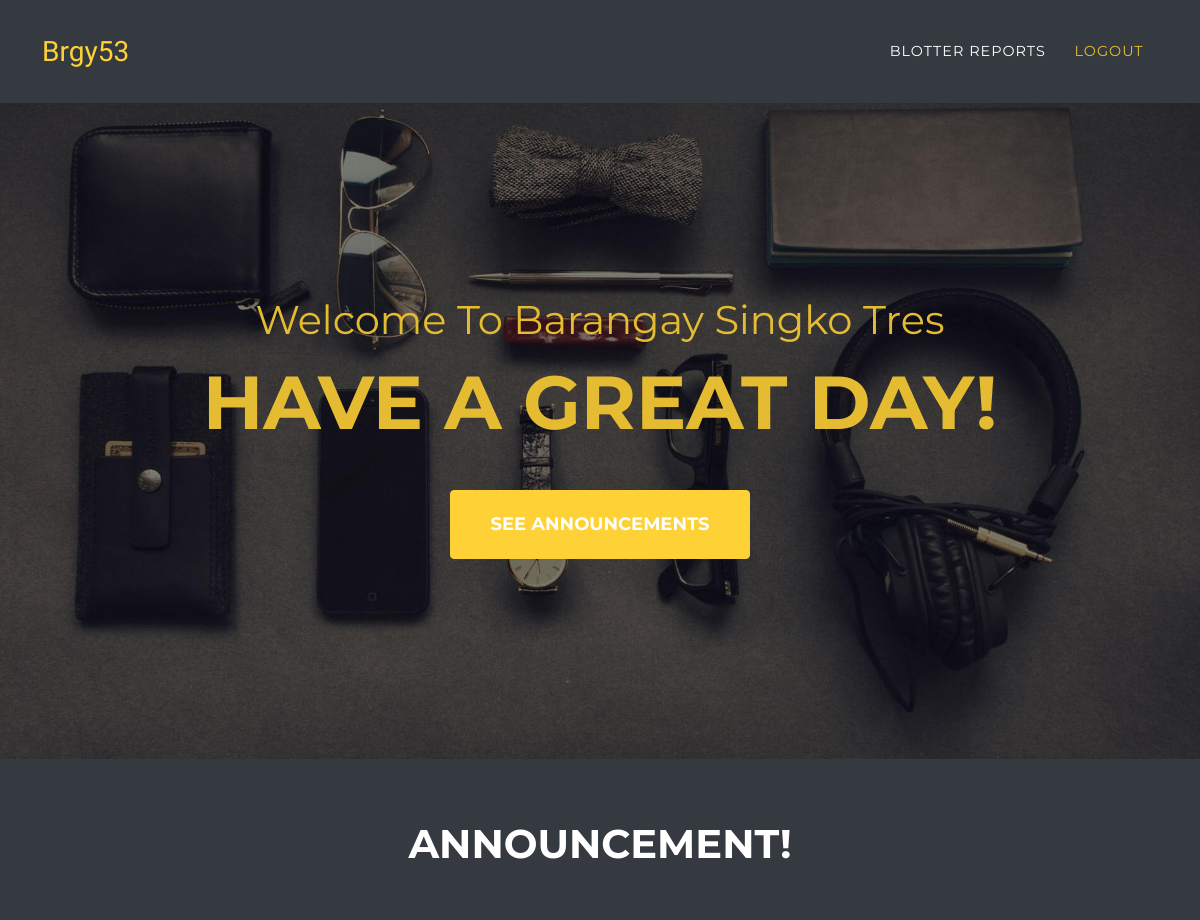
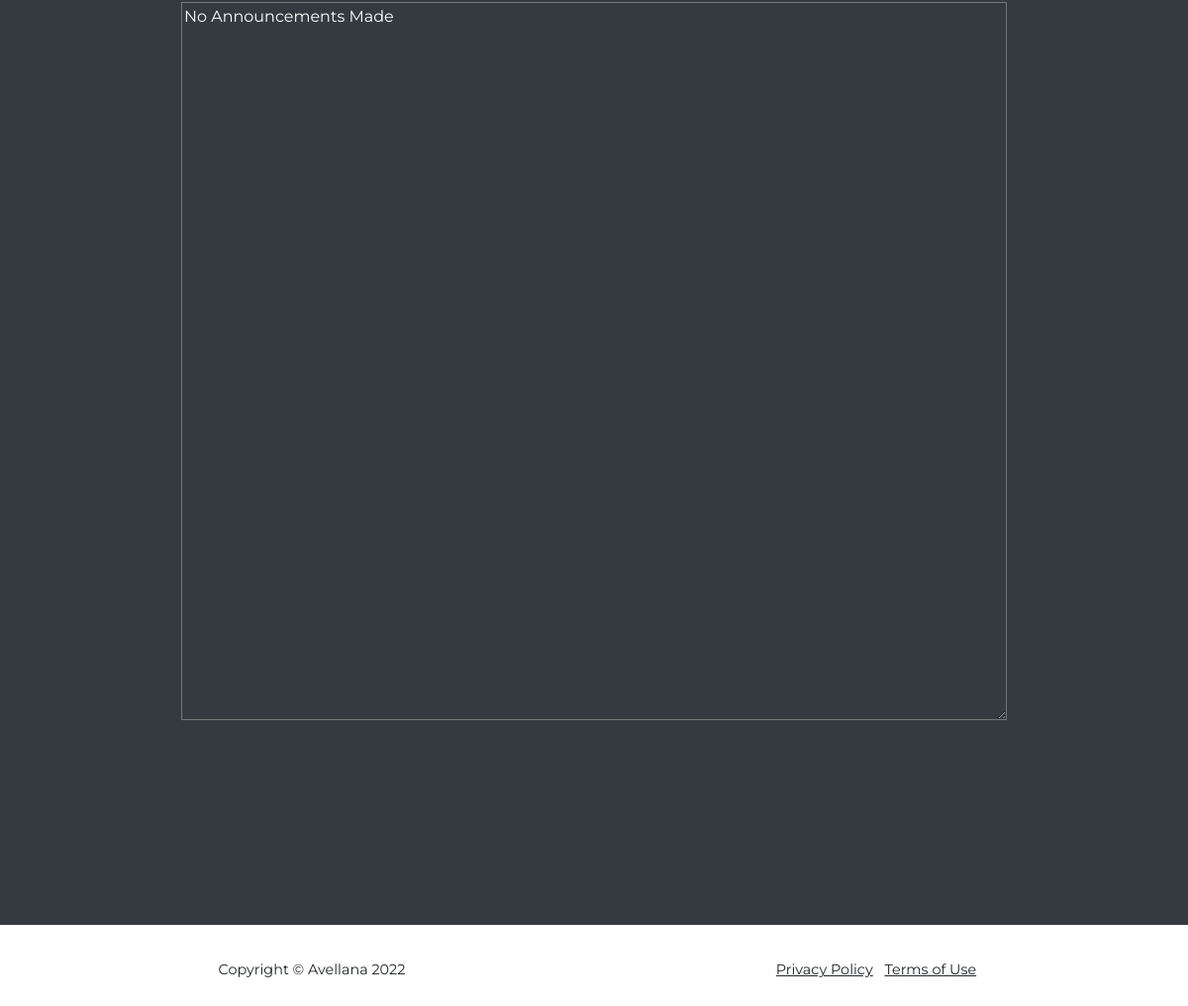
Before: /layouts/tanod.php (signed in) with the older database file (2 pictures, top to bottom).
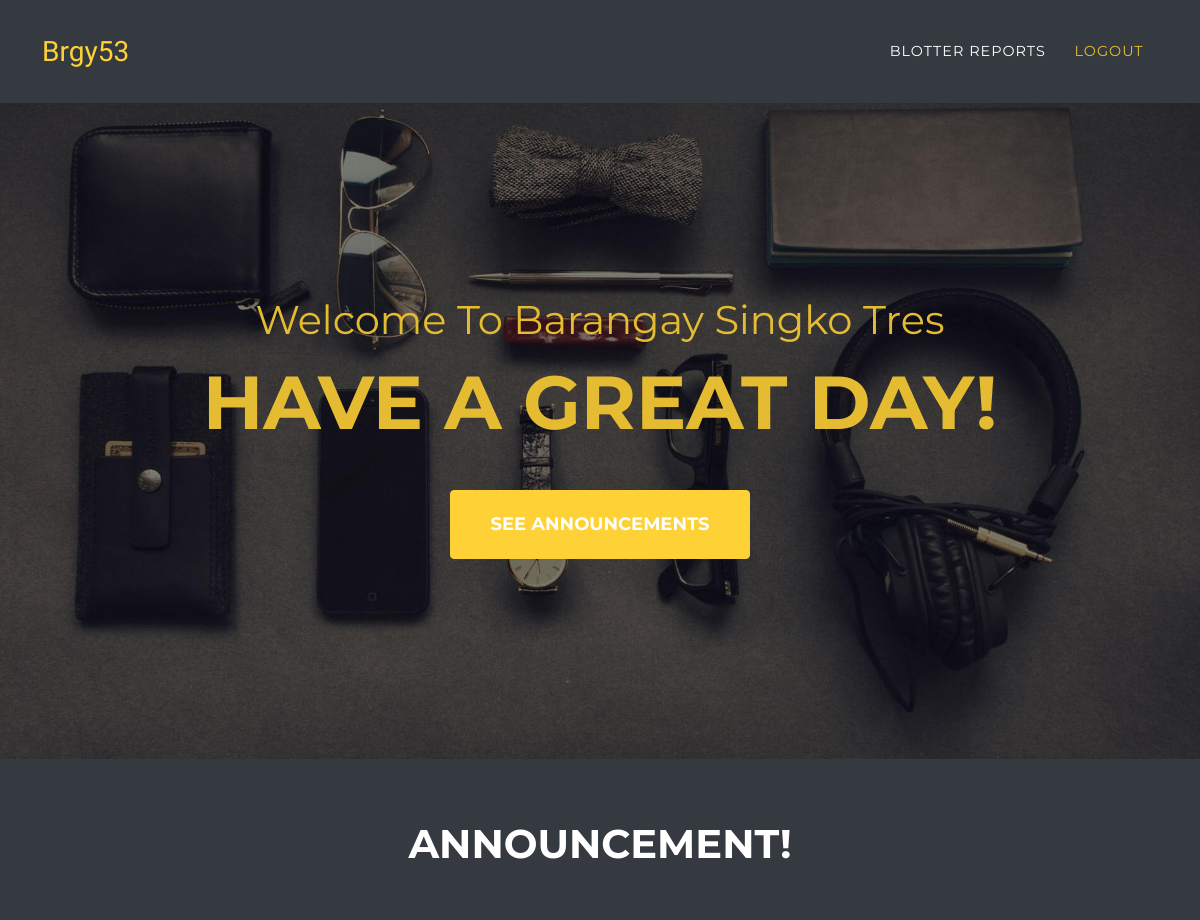
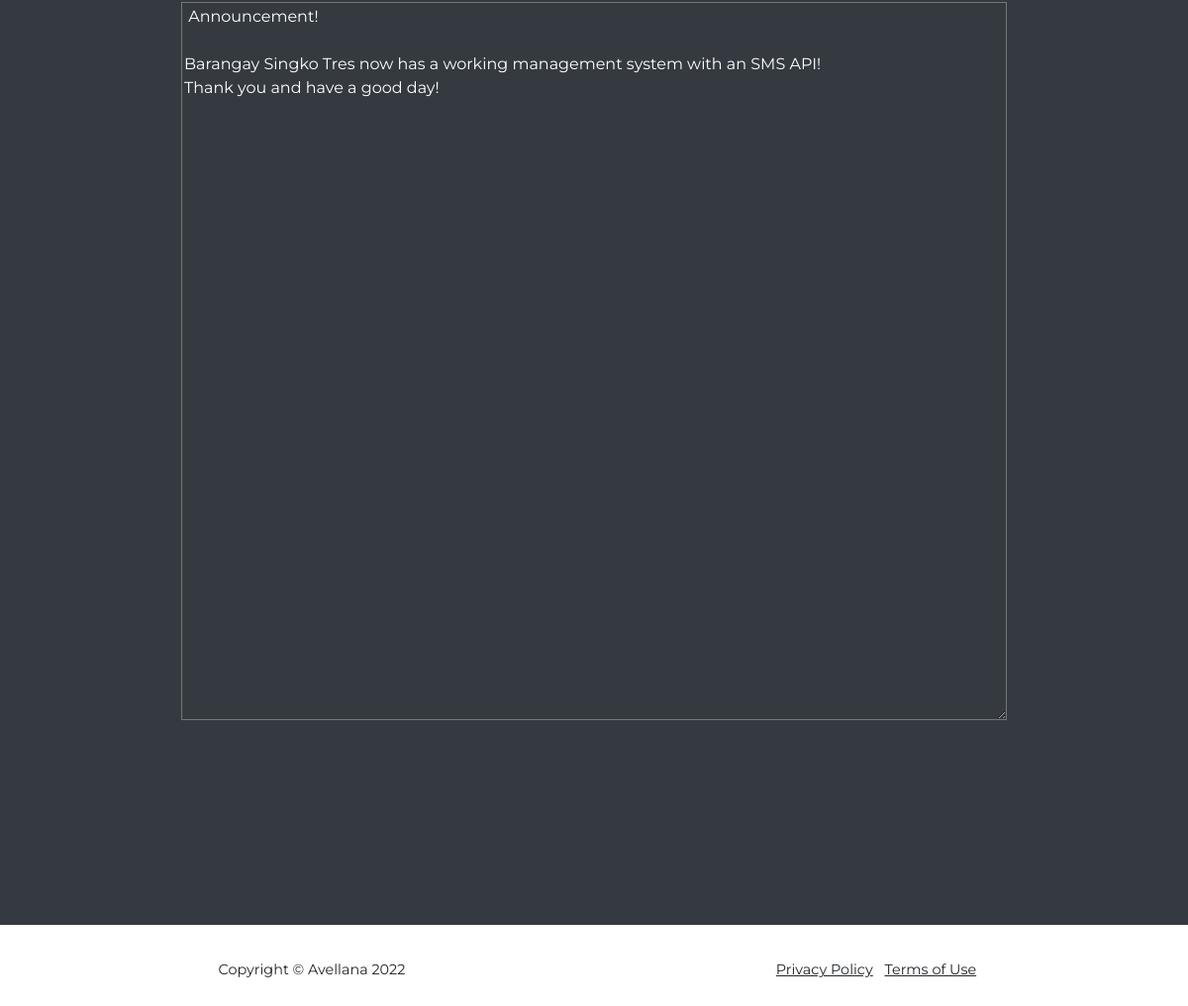
After: the same page with the newer database file (2 pictures, top to bottom).
### tables this page shows
CREATE TABLE `announcements` (
  `id` int(128) NOT NULL,
  `announce` mediumtext NOT NULL,
  `announcement_date` varchar(128) NOT NULL
);

### layouts/Tanod.php (the view, shortened to what this page needs)
<?php
    require_once '../includes/functions.php';
?>
<!DOCTYPE html>
<html>
<head>
    <link rel="stylesheet" href="../assets/bootstrap/css/bootstrap.min.css">
    <link rel="stylesheet" href="../assets/fonts/font-awesome.min.css">
    <link rel="stylesheet" href="../assets/css/mstyles.css">
</head>
<body id="page-top" data-bs-spy="scroll" data-bs-target="#mainNav" data-bs-offset="54">
<?php include '../HF/headertanod.php';?>
    <header class="masthead" style="background-image:url('../assets/img/header-bg.jpg');">
        <div class="container">
            <div class="intro-text">
                <div class="intro-lead-in"><span>Welcome To Barangay Singko Tres</span></div>
                <div class="intro-heading text-uppercase"><span>HAVE A GREAT DAY!</span></div>
                <a class="btn btn-primary btn-xl text-uppercase js-scroll-trigger" role="button" href="#announcements">See Announcements</a>
            </div>
        </div>
    </header>
    <?php
$sql = "SELECT * FROM announcements ORDER BY ID DESC LIMIT 1";
$result = $conn->query($sql);
    if ($result->num_rows > 0) {
        while($row = $result->fetch_assoc()) {
          echo '
          <header class="masthead bg-dark" id="announcements">
              <div class="container">
              <br> <br><br>
              <h1 class="intro-heading text-uppercase color-light tanod-announcement"  id="announcement-header"> ANNOUNCEMENT! </h1>
                  <div class="intro-text">
                          <div>
                              <textarea readonly id="txtArea-announcements" rows="30" cols="90"> '.$row["announce"].'</textarea>
                          </div>
                  </div>
              </div>
          </header>
          ';
        }
      }  else
      echo '
      <header class="masthead bg-dark" id="announcements">
          <div class="container">
          <br> <br><br>
          <h1 class="intro-heading text-uppercase color-light tanod-announcement"  id="announcement-header"> ANNOUNCEMENT! </h1>
              <div class="intro-text">
                      <div>
                          <textarea readonly id="txtArea-announcements" rows="30" cols="90">No Announcements Made</textarea>
                      </div>
              </div>
          </div>
      </header>
      ';
    ?>
    <?php include '../HF/footer.php';?>
</body>

Changed rows visible on the page:
added announcements: announce "Announcement! Barangay Singko Tres now has a working management system with an SMS API! Thank you and have a good day!"
Other visible differences:
form field value: "No Announcements Made" → (not shown)
text no longer shown: "ANNOUNCEMENT!"
